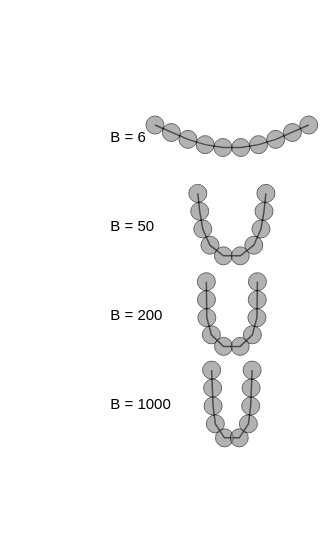

Notebook source saved alongside this figure:
### Markdown cell above
### Figure 2 — Final shape vs bending rigidity

Late-time ($t = 750$) configurations for four values of $B$, stacked
vertically (top = stiff, bottom = floppy). At $B = 6$ the fiber barely
deforms; by $B = 1000$ it has folded into a tight U-curl. Each rollout
reuses the JIT-compiled graph from above; only the bending modulus in
the design vector changes between calls (sub-second per rollout).

### Code cell
B_values = [6.0, 50.0, 200.0, 1000.0]
final_shapes = []
max_dof_log = []

for B in B_values:
    design_B = jnp.array([a, K_b_for_B(B), m])
    pos, ori, dof = run_settling(design_B)
    final_shapes.append(
        lab_bead_positions(fiber_set, pos, ori, dof, design=np.asarray(design_B))[-1]
    )
    max_dof_log.append((B, float(np.max(np.abs(dof)))))

print("max |dof| per B:")
for B, m_dof in max_dof_log:
    print(f"  B = {B:>6g}    max|dof| = {m_dof:.3f}")

fig2 = figstyle.figure(size="half", aspect=0.6)

for i, (B, snap) in enumerate(zip(B_values, final_shapes, strict=True)):
    snap_xz = snap[:, [0, 2]]
    placed = stack_shape(snap_xz, i, z_step)
    draw_shape(
        fig2, placed,
        color=figstyle.COLORS["black"],
        fill=figstyle.COLORS["grey"],
        opacity=0.6,
    )
    figstyle.add_label(
        fig2, (x_label, -i * z_step), f"B = {B:g}", anchor="middle right",
    )

y_bot2 = -(len(B_values) - 1) * z_step - 0.5 * z_step
fig2.update_xaxes(visible=False, range=[x_left, x_right])
fig2.update_yaxes(visible=False, scaleanchor="x", scaleratio=1, range=[y_bot2, y_top])
fig2.update_layout(margin=dict(l=5, r=5, t=5, b=5))

figstyle.save(fig2, "fig_settling_rigidity_sweep", figdir=FIGDIR)
fig2.show()

### Figure 1 — Plotly figure (JSON) as saved in the notebook; plotly's stock layout.template omitted (floating-point values rounded to 4 significant figures)
{"data": [{"hoverinfo": "skip", "line": {"color": "#000000", "width": 1.5}, "mode": "lines", "showlegend": false, "type": "scatter", "x": [-8.541, -6.722, -4.873, -2.965, -0.9965, 0.9965, 2.965, 4.873, 6.722, 8.541], "y": [1.419, 0.589, -0.1725, -0.7582, -1.078, -1.078, -0.7582, -0.1725, 0.589, 1.419]}, {"hoverinfo": "skip", "mode": "text", "showlegend": false, "text": ["B = 6"], "textfont": {"color": "black", "family": "Helvetica, Arial, sans-serif", "size": 15}, "textposition": "middle right", "type": "scatter", "x": [-13.5], "y": [0.0]}, {"hoverinfo": "skip", "line": {"color": "#000000", "width": 1.5}, "mode": "lines", "showlegend": false, "type": "scatter", "x": [-3.781, -3.57, -3.232, -2.434, -0.9353, 0.9353, 2.434, 3.232, 3.57, 3.781], "y": [-6.174, -8.162, -10.13, -11.93, -13.11, -13.11, -11.93, -10.13, -8.162, -6.174]}, {"hoverinfo": "skip", "mode": "text", "showlegend": false, "text": ["B = 50"], "textfont": {"color": "black", "family": "Helvetica, Arial, sans-serif", "size": 15}, "textposition": "middle right", "type": "scatter", "x": [-13.5], "y": [-9.9]}, {"hoverinfo": "skip", "line": {"color": "#000000", "width": 1.5}, "mode": "lines", "showlegend": false, "type": "scatter", "x": [-2.835, -2.821, -2.781, -2.279, -0.9206, 0.9206, 2.279, 2.781, 2.821, 2.835], "y": [-15.99, -17.98, -19.98, -21.88, -23.17, -23.17, -21.88, -19.98, -17.98, -15.99]}, {"hoverinfo": "skip", "mode": "text", "showlegend": false, "text": ["B = 200"], "textfont": {"color": "black", "family": "Helvetica, Arial, sans-serif", "size": 15}, "textposition": "middle right", "type": "scatter", "x": [-13.5], "y": [-19.8]}, {"hoverinfo": "skip", "line": {"color": "#000000", "width": 1.5}, "mode": "lines", "showlegend": false, "type": "scatter", "x": [-2.252, -2.136, -2.089, -1.834, -0.8183, 0.8183, 1.834, 2.089, 2.136, 2.252], "y": [-25.8, -27.8, -29.8, -31.77, -33.33, -33.33, -31.77, -29.8, -27.8, -25.8]}, {"hoverinfo": "skip", "mode": "text", "showlegend": false, "text": ["B = 1000"], "textfont": {"color": "black", "family": "Helvetica, Arial, sans-serif", "size": 15}, "textposition": "middle right", "type": "scatter", "x": [-13.5], "y": [-29.7]}], "layout": {"height": 543, "margin": {"b": 5, "l": 5, "r": 5, "t": 5}, "shapes": [{"fillcolor": "#7F7F7F", "layer": "above", "line": {"color": "#000000", "width": 1.0}, "opacity": 0.6, "type": "circle", "x0": -9.541, "x1": -7.541, "xref": "x", "y0": 0.4194, "y1": 2.419, "yref": "y"}, {"fillcolor": "#7F7F7F", "layer": "above", "line": {"color": "#000000", "width": 1.0}, "opacity": 0.6, "type": "circle", "x0": -7.722, "x1": -5.722, "xref": "x", "y0": -0.411, "y1": 1.589, "yref": "y"}, {"fillcolor": "#7F7F7F", "layer": "above", "line": {"color": "#000000", "width": 1.0}, "opacity": 0.6, "type": "circle", "x0": -5.873, "x1": -3.873, "xref": "x", "y0": -1.173, "y1": 0.8275, "yref": "y"}, {"fillcolor": "#7F7F7F", "layer": "above", "line": {"color": "#000000", "width": 1.0}, "opacity": 0.6, "type": "circle", "x0": -3.965, "x1": -1.965, "xref": "x", "y0": -1.758, "y1": 0.2418, "yref": "y"}, {"fillcolor": "#7F7F7F", "layer": "above", "line": {"color": "#000000", "width": 1.0}, "opacity": 0.6, "type": "circle", "x0": -1.997, "x1": 0.003495, "xref": "x", "y0": -2.078, "y1": -0.07766, "yref": "y"}, {"fillcolor": "#7F7F7F", "layer": "above", "line": {"color": "#000000", "width": 1.0}, "opacity": 0.6, "type": "circle", "x0": -0.003494, "x1": 1.997, "xref": "x", "y0": -2.078, "y1": -0.07766, "yref": "y"}, {"fillcolor": "#7F7F7F", "layer": "above", "line": {"color": "#000000", "width": 1.0}, "opacity": 0.6, "type": "circle", "x0": 1.965, "x1": 3.965, "xref": "x", "y0": -1.758, "y1": 0.2418, "yref": "y"}, {"fillcolor": "#7F7F7F", "layer": "above", "line": {"color": "#000000", "width": 1.0}, "opacity": 0.6, "type": "circle", "x0": 3.873, "x1": 5.873, "xref": "x", "y0": -1.173, "y1": 0.8275, "yref": "y"}, {"fillcolor": "#7F7F7F", "layer": "above", "line": {"color": "#000000", "width": 1.0}, "opacity": 0.6, "type": "circle", "x0": 5.722, "x1": 7.722, "xref": "x", "y0": -0.411, "y1": 1.589, "yref": "y"}, {"fillcolor": "#7F7F7F", "layer": "above", "line": {"color": "#000000", "width": 1.0}, "opacity": 0.6, "type": "circle", "x0": 7.541, "x1": 9.541, "xref": "x", "y0": 0.4194, "y1": 2.419, "yref": "y"}, {"fillcolor": "#7F7F7F", "layer": "above", "line": {"color": "#000000", "width": 1.0}, "opacity": 0.6, "type": "circle", "x0": -4.781, "x1": -2.781, "xref": "x", "y0": -7.174, "y1": -5.174, "yref": "y"}, {"fillcolor": "#7F7F7F", "layer": "above", "line": {"color": "#000000", "width": 1.0}, "opacity": 0.6, "type": "circle", "x0": -4.57, "x1": -2.57, "xref": "x", "y0": -9.162, "y1": -7.162, "yref": "y"}, {"fillcolor": "#7F7F7F", "layer": "above", "line": {"color": "#000000", "width": 1.0}, "opacity": 0.6, "type": "circle", "x0": -4.232, "x1": -2.232, "xref": "x", "y0": -11.13, "y1": -9.129, "yref": "y"}, {"fillcolor": "#7F7F7F", "layer": "above", "line": {"color": "#000000", "width": 1.0}, "opacity": 0.6, "type": "circle", "x0": -3.434, "x1": -1.434, "xref": "x", "y0": -12.93, "y1": -10.93, "yref": "y"}, {"fillcolor": "#7F7F7F", "layer": "above", "line": {"color": "#000000", "width": 1.0}, "opacity": 0.6, "type": "circle", "x0": -1.935, "x1": 0.06467, "xref": "x", "y0": -14.11, "y1": -12.11, "yref": "y"}, {"fillcolor": "#7F7F7F", "layer": "above", "line": {"color": "#000000", "width": 1.0}, "opacity": 0.6, "type": "circle", "x0": -0.06467, "x1": 1.935, "xref": "x", "y0": -14.11, "y1": -12.11, "yref": "y"}, {"fillcolor": "#7F7F7F", "layer": "above", "line": {"color": "#000000", "width": 1.0}, "opacity": 0.6, "type": "circle", "x0": 1.434, "x1": 3.434, "xref": "x", "y0": -12.93, "y1": -10.93, "yref": "y"}, {"fillcolor": "#7F7F7F", "layer": "above", "line": {"color": "#000000", "width": 1.0}, "opacity": 0.6, "type": "circle", "x0": 2.232, "x1": 4.232, "xref": "x", "y0": -11.13, "y1": -9.129, "yref": "y"}, {"fillcolor": "#7F7F7F", "layer": "above", "line": {"color": "#000000", "width": 1.0}, "opacity": 0.6, "type": "circle", "x0": 2.57, "x1": 4.57, "xref": "x", "y0": -9.162, "y1": -7.162, "yref": "y"}, {"fillcolor": "#7F7F7F", "layer": "above", "line": {"color": "#000000", "width": 1.0}, "opacity": 0.6, "type": "circle", "x0": 2.781, "x1": 4.781, "xref": "x", "y0": -7.174, "y1": -5.174, "yref": "y"}, {"fillcolor": "#7F7F7F", "layer": "above", "line": {"color": "#000000", "width": 1.0}, "opacity": 0.6, "type": "circle", "x0": -3.835, "x1": -1.835, "xref": "x", "y0": -16.99, "y1": -14.99, "yref": "y"}, {"fillcolor": "#7F7F7F", "layer": "above", "line": {"color": "#000000", "width": 1.0}, "opacity": 0.6, "type": "circle", "x0": -3.821, "x1": -1.821, "xref": "x", "y0": -18.98, "y1": -16.98, "yref": "y"}, {"fillcolor": "#7F7F7F", "layer": "above", "line": {"color": "#000000", "width": 1.0}, "opacity": 0.6, "type": "circle", "x0": -3.781, "x1": -1.781, "xref": "x", "y0": -20.98, "y1": -18.98, "yref": "y"}, {"fillcolor": "#7F7F7F", "layer": "above", "line": {"color": "#000000", "width": 1.0}, "opacity": 0.6, "type": "circle", "x0": -3.279, "x1": -1.279, "xref": "x", "y0": -22.88, "y1": -20.88, "yref": "y"}, {"fillcolor": "#7F7F7F", "layer": "above", "line": {"color": "#000000", "width": 1.0}, "opacity": 0.6, "type": "circle", "x0": -1.921, "x1": 0.07936, "xref": "x", "y0": -24.17, "y1": -22.17, "yref": "y"}, {"fillcolor": "#7F7F7F", "layer": "above", "line": {"color": "#000000", "width": 1.0}, "opacity": 0.6, "type": "circle", "x0": -0.07936, "x1": 1.921, "xref": "x", "y0": -24.17, "y1": -22.17, "yref": "y"}, {"fillcolor": "#7F7F7F", "layer": "above", "line": {"color": "#000000", "width": 1.0}, "opacity": 0.6, "type": "circle", "x0": 1.279, "x1": 3.279, "xref": "x", "y0": -22.88, "y1": -20.88, "yref": "y"}, {"fillcolor": "#7F7F7F", "layer": "above", "line": {"color": "#000000", "width": 1.0}, "opacity": 0.6, "type": "circle", "x0": 1.781, "x1": 3.781, "xref": "x", "y0": -20.98, "y1": -18.98, "yref": "y"}, {"fillcolor": "#7F7F7F", "layer": "above", "line": {"color": "#000000", "width": 1.0}, "opacity": 0.6, "type": "circle", "x0": 1.821, "x1": 3.821, "xref": "x", "y0": -18.98, "y1": -16.98, "yref": "y"}, {"fillcolor": "#7F7F7F", "layer": "above", "line": {"color": "#000000", "width": 1.0}, "opacity": 0.6, "type": "circle", "x0": 1.835, "x1": 3.835, "xref": "x", "y0": -16.99, "y1": -14.99, "yref": "y"}, {"fillcolor": "#7F7F7F", "layer": "above", "line": {"color": "#000000", "width": 1.0}, "opacity": 0.6, "type": "circle", "x0": -3.252, "x1": -1.252, "xref": "x", "y0": -26.8, "y1": -24.8, "yref": "y"}, {"fillcolor": "#7F7F7F", "layer": "above", "line": {"color": "#000000", "width": 1.0}, "opacity": 0.6, "type": "circle", "x0": -3.136, "x1": -1.136, "xref": "x", "y0": -28.8, "y1": -26.8, "yref": "y"}, {"fillcolor": "#7F7F7F", "layer": "above", "line": {"color": "#000000", "width": 1.0}, "opacity": 0.6, "type": "circle", "x0": -3.089, "x1": -1.089, "xref": "x", "y0": -30.8, "y1": -28.8, "yref": "y"}, {"fillcolor": "#7F7F7F", "layer": "above", "line": {"color": "#000000", "width": 1.0}, "opacity": 0.6, "type": "circle", "x0": -2.834, "x1": -0.834, "xref": "x", "y0": -32.77, "y1": -30.77, "yref": "y"}, {"fillcolor": "#7F7F7F", "layer": "above", "line": {"color": "#000000", "width": 1.0}, "opacity": 0.6, "type": "circle", "x0": -1.818, "x1": 0.1817, "xref": "x", "y0": -34.33, "y1": -32.33, "yref": "y"}, {"fillcolor": "#7F7F7F", "layer": "above", "line": {"color": "#000000", "width": 1.0}, "opacity": 0.6, "type": "circle", "x0": -0.1817, "x1": 1.818, "xref": "x", "y0": -34.33, "y1": -32.33, "yref": "y"}, {"fillcolor": "#7F7F7F", "layer": "above", "line": {"color": "#000000", "width": 1.0}, "opacity": 0.6, "type": "circle", "x0": 0.834, "x1": 2.834, "xref": "x", "y0": -32.77, "y1": -30.77, "yref": "y"}, {"fillcolor": "#7F7F7F", "layer": "above", "line": {"color": "#000000", "width": 1.0}, "opacity": 0.6, "type": "circle", "x0": 1.089, "x1": 3.089, "xref": "x", "y0": -30.8, "y1": -28.8, "yref": "y"}, {"fillcolor": "#7F7F7F", "layer": "above", "line": {"color": "#000000", "width": 1.0}, "opacity": 0.6, "type": "circle", "x0": 1.136, "x1": 3.136, "xref": "x", "y0": -28.8, "y1": -26.8, "yref": "y"}, {"fillcolor": "#7F7F7F", "layer": "above", "line": {"color": "#000000", "width": 1.0}, "opacity": 0.6, "type": "circle", "x0": 1.252, "x1": 3.252, "xref": "x", "y0": -26.8, "y1": -24.8, "yref": "y"}], "width": 326, "xaxis": {"range": [-25.2, 9.9], "visible": false}, "yaxis": {"range": [-34.65, 4.95], "scaleanchor": "x", "scaleratio": 1, "visible": false}}}
